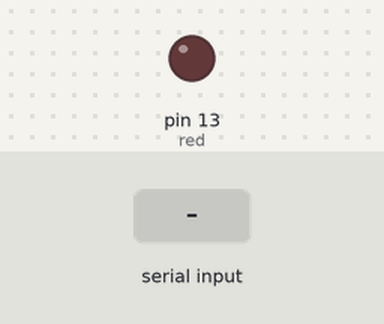
A sketch run on a simulated Arduino Uno, built with avr-gcc and run on an emulated ATmega328P. On the bench: output pins drawn as LEDs (lit = HIGH). The inputs (shaded band) are chosen by the test bench. What the sketch prints to the serial monitor is not drawn.

Above: at 1.2 s.
1.3 s: "o" received over the second serial link
At 2.3 s:
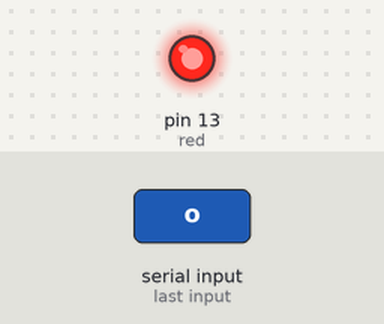
2.8 s: "n" received over the second serial link
At 3.4 s:
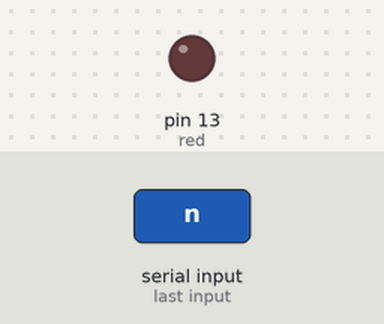
Timing chart, 0 to 5.8 s (numbered marks = the images above; inputs shaded):
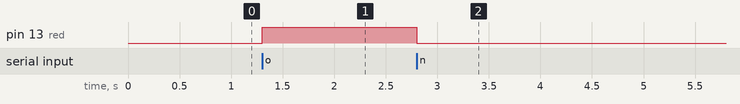

The sketch:

bluetoothled.ino
```cpp
#include <SoftwareSerial.h>
SoftwareSerial bt(3, 2);
int red = 13;

void setup() {
  Serial.begin(9600);
  bt.begin(9600);
  pinMode(red, OUTPUT);
}

void loop() {
  if(bt.available()) {
    int data = bt.read();
    if(data==111){ // 111 = o
    digitalWrite(red, HIGH);
    }else if(data==110){ // 110 = n
    digitalWrite(red, LOW);
    }
   Serial.write(bt.read());
  }
}
```

Measured:
- after the input at 1.3 s, pin 13 (red): LOW → HIGH at once
- after the input at 2.8 s, pin 13 (red): HIGH → LOW at once
